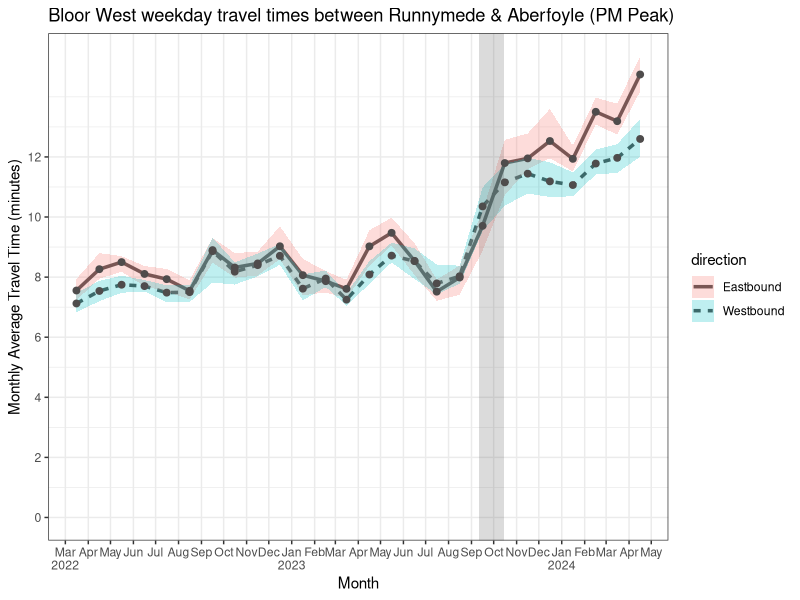
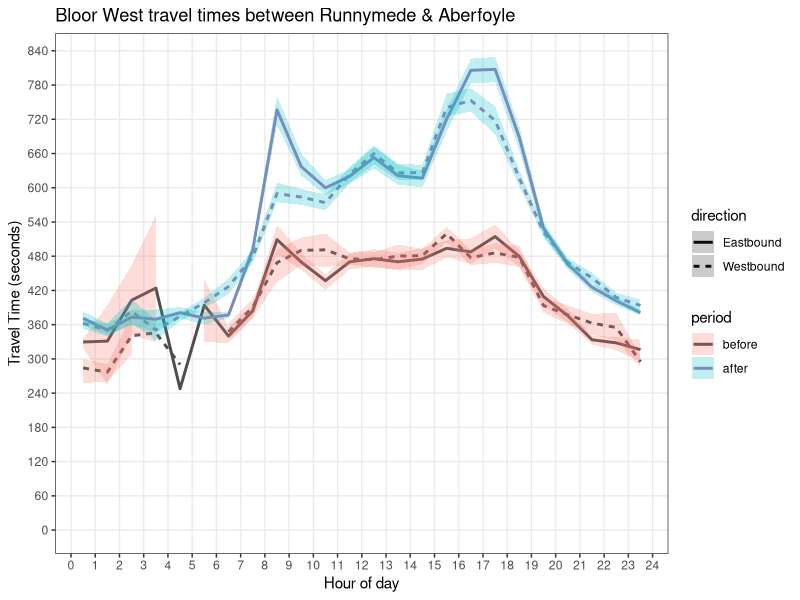

Source code (R) for these figures, in order:
library('tidyverse')

setwd('C:\\Users\\nwessel\\Documents\\GitHub\\tt_app\\analysis')

purple = '#9e7cbd'
grey = '#4f4c4c'

# compare monthly data for two periods by direction of travel
read_csv('sample-data/results-monthly.csv') %>%
    group_by( dateRange, direction) %>%
    mutate(ttt = mean_travel_time_minutes) %>%
    extract(
        dateRange,
        into=c('fromDate'),
        regex='From ([0-9]{4}-[0-9]{2}-[0-9]{2})'
    ) %>%
    mutate( fromDate= ymd(fromDate) + days(15) ) %>%
    ggplot( aes( x=fromDate, y=ttt, lty=direction ) ) +
        geom_line( size = 1.2, color=grey ) +
        geom_ribbon(
            aes(
                ymin = moe_lower_p95 / 60,
                ymax = moe_upper_p95 / 60,
                fill = direction
            ), 
            alpha = 0.25
        ) +
        geom_point( color=grey, size=2 ) +
        annotate( # approximate start/end dates of complete-street installation
            'rect',
            xmin = ymd('2023-09-11'),
            xmax = ymd('2023-10-15'),
            ymin = -Inf,
            ymax = Inf,
            fill = grey,
            alpha = 0.2
        ) +
        scale_y_continuous(
            breaks = c(0,2,4,6,8,10,12),
            limits = c(0, NA)
        ) +
        scale_x_date(
            breaks = '1 month',
            minor_breaks = '1 month',
            labels = scales::label_date_short()
        ) +
        labs( title = 'Bloor West weekday travel times between Runnymede & Aberfoyle (PM Peak)' ) + 
        ylab( 'Monthly Average Travel Time (minutes)' ) +
        xlab( 'Month' ) +
        theme_bw()


# compare two date ranges plotted by hour of day
read_csv('sample-data/results-ToD.csv') %>%
    extract(
        timeRange,
        into=c('hour'),
        regex='From ([0-9]+):00'
    ) %>%
    mutate(
        hour = as.numeric(hour),
        period = factor(case_match(
            dateRange,
            'From 2022-11-01 to 2023-04-01' ~ 'before',
            'From 2023-11-01 to 2024-04-01' ~ 'after'
        ), levels=c('before','after')),
    ) %>%
    ggplot( aes( x=0.5+hour, y=mean_travel_time_seconds, lty=direction ) ) +
        geom_line( aes(color=period,), size = 1 ) +
        geom_ribbon(
            aes(
                ymin = moe_lower_p95,
                ymax = moe_upper_p95,
                fill = period
            ), 
            alpha = 0.25
        ) +
        scale_color_manual(values=c('before'=grey,'after'=purple)) +
        labs( title = 'Bloor West travel times between Runnymede & Aberfoyle' ) + 
        ylab( 'Travel Time (seconds)' ) +
        xlab( 'Hour of day' ) + 
        scale_y_continuous(
            breaks = 60 * seq(0,14,1),
            minor_breaks = NULL,
            limits = c(0, NA)
        ) +
        scale_x_continuous(
            breaks = seq(0,24),
            minor_breaks = c(),
        ) +
        theme_bw()
